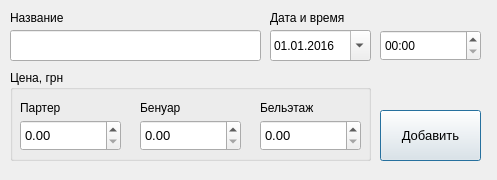
<?xml version="1.0" encoding="UTF-8"?>
<ui version="4.0">
 <class>AddScene</class>
 <widget class="QDialog" name="AddScene">
  <property name="geometry">
   <rect>
    <x>0</x>
    <y>0</y>
    <width>497</width>
    <height>180</height>
   </rect>
  </property>
  <property name="windowTitle">
   <string>Dialog</string>
  </property>
  <widget class="QPushButton" name="ButtonAdd">
   <property name="geometry">
    <rect>
     <x>380</x>
     <y>110</y>
     <width>101</width>
     <height>51</height>
    </rect>
   </property>
   <property name="font">
    <font>
     <pointsize>10</pointsize>
    </font>
   </property>
   <property name="text">
    <string>Добавить</string>
   </property>
  </widget>
  <widget class="QLabel" name="labeName">
   <property name="geometry">
    <rect>
     <x>10</x>
     <y>10</y>
     <width>61</width>
     <height>16</height>
    </rect>
   </property>
   <property name="text">
    <string>Название</string>
   </property>
  </widget>
  <widget class="QLabel" name="labelDateTime">
   <property name="geometry">
    <rect>
     <x>270</x>
     <y>10</y>
     <width>81</width>
     <height>16</height>
    </rect>
   </property>
   <property name="text">
    <string>Дата и время</string>
   </property>
  </widget>
  <widget class="QDateEdit" name="dateEdit">
   <property name="geometry">
    <rect>
     <x>270</x>
     <y>30</y>
     <width>101</width>
     <height>31</height>
    </rect>
   </property>
   <property name="displayFormat">
    <string>dd.MM.yyyy</string>
   </property>
   <property name="calendarPopup">
    <bool>true</bool>
   </property>
   <property name="date">
    <date>
     <year>2016</year>
     <month>1</month>
     <day>1</day>
    </date>
   </property>
  </widget>
  <widget class="QTimeEdit" name="timeEdit">
   <property name="geometry">
    <rect>
     <x>380</x>
     <y>30</y>
     <width>101</width>
     <height>31</height>
    </rect>
   </property>
   <property name="currentSection">
    <enum>QDateTimeEdit::HourSection</enum>
   </property>
   <property name="displayFormat">
    <string>HH:mm</string>
   </property>
   <property name="calendarPopup">
    <bool>false</bool>
   </property>
  </widget>
  <widget class="QGroupBox" name="groupBoxPrice">
   <property name="geometry">
    <rect>
     <x>10</x>
     <y>70</y>
     <width>361</width>
     <height>91</height>
    </rect>
   </property>
   <property name="styleSheet">
    <string notr="true"/>
   </property>
   <property name="title">
    <string>Цена, грн</string>
   </property>
   <widget class="QDoubleSpinBox" name="ParterPrice">
    <property name="geometry">
     <rect>
      <x>10</x>
      <y>50</y>
      <width>101</width>
      <height>31</height>
     </rect>
    </property>
    <property name="font">
     <font>
      <pointsize>10</pointsize>
     </font>
    </property>
   </widget>
   <widget class="QDoubleSpinBox" name="BenuarPrice">
    <property name="geometry">
     <rect>
      <x>130</x>
      <y>50</y>
      <width>101</width>
      <height>31</height>
     </rect>
    </property>
    <property name="font">
     <font>
      <pointsize>10</pointsize>
     </font>
    </property>
   </widget>
   <widget class="QDoubleSpinBox" name="BeletazPrice">
    <property name="geometry">
     <rect>
      <x>250</x>
      <y>50</y>
      <width>101</width>
      <height>31</height>
     </rect>
    </property>
    <property name="font">
     <font>
      <pointsize>10</pointsize>
     </font>
    </property>
   </widget>
   <widget class="QLabel" name="label">
    <property name="geometry">
     <rect>
      <x>10</x>
      <y>30</y>
      <width>101</width>
      <height>16</height>
     </rect>
    </property>
    <property name="text">
     <string>Партер</string>
    </property>
   </widget>
   <widget class="QLabel" name="label_2">
    <property name="geometry">
     <rect>
      <x>130</x>
      <y>30</y>
      <width>101</width>
      <height>16</height>
     </rect>
    </property>
    <property name="text">
     <string>Бенуар</string>
    </property>
   </widget>
   <widget class="QLabel" name="label_3">
    <property name="geometry">
     <rect>
      <x>250</x>
      <y>30</y>
      <width>101</width>
      <height>16</height>
     </rect>
    </property>
    <property name="text">
     <string>Бельэтаж</string>
    </property>
   </widget>
  </widget>
  <widget class="QLineEdit" name="NameLineEdit">
   <property name="geometry">
    <rect>
     <x>10</x>
     <y>30</y>
     <width>251</width>
     <height>31</height>
    </rect>
   </property>
  </widget>
 </widget>
 <resources/>
 <connections/>
</ui>
